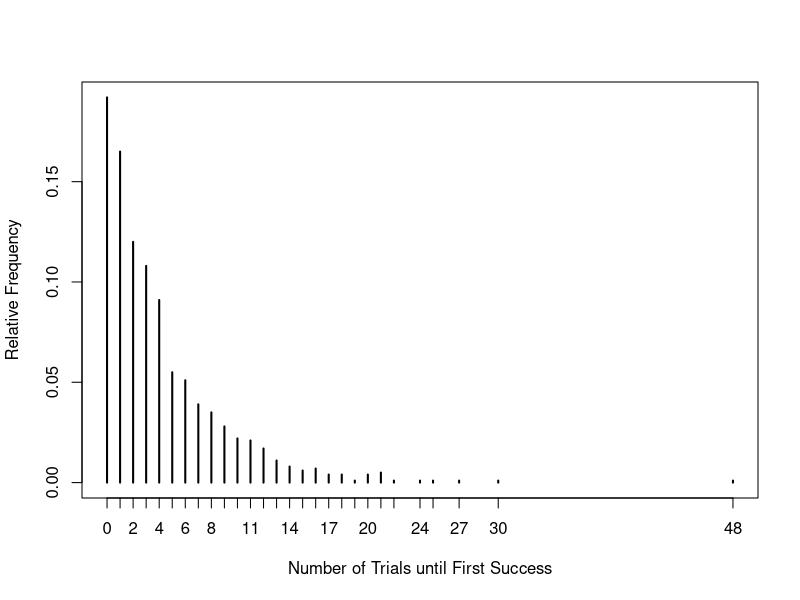

This chart was generated by the following R code:
#1------------------------------
p <- 0.2


#2
rv <- rgeom(1000, p)
rv

#3------------------------------

mrv <- mean(rv) #Mean of the random variables from the geometric distribution.
mrv
vrv <- var(rv) #variance of the random variables from the geometric distribution.
vrv
srv <- sd(rv) #standard deviation of the random variables from the geometric distribution.
srv

#4------------------------------
#Number of trials required to achieve first success:
nt_rv <- length(rv)
nt_rv
#Mean (in 2 decimal places):
rm_rv <- round(mrv,2)
rm_rv
#Variance (in 2 decimal places):
rv_rv <- round(vrv, 2)
rv_rv
#Sandard deviation ( in 2 decimal places)
rs_rv <- round(srv, 2)
rs_rv


#5------------------------------
plot(table(rv)/1000, xlab = "Number of Trials until First Success", ylab = "Relative Frequency", type = "h")